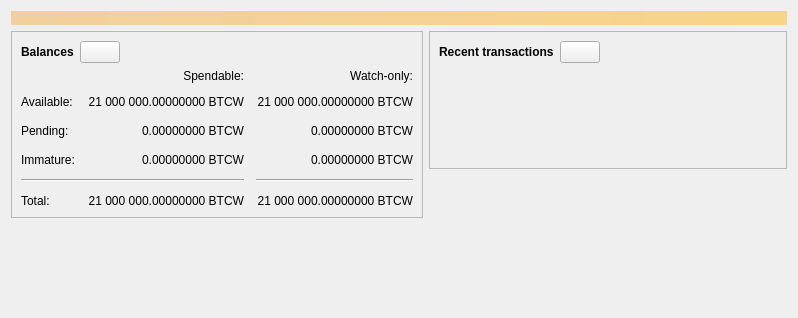
<?xml version="1.0" encoding="UTF-8"?>
<ui version="4.0">
 <class>OverviewPage</class>
 <widget class="QWidget" name="OverviewPage">
  <property name="geometry">
   <rect>
    <x>0</x>
    <y>0</y>
    <width>798</width>
    <height>318</height>
   </rect>
  </property>
  <property name="windowTitle">
   <string>Form</string>
  </property>
  <layout class="QVBoxLayout" name="topLayout">
   <item>
    <widget class="QLabel" name="labelAlerts">
     <property name="visible">
      <bool>false</bool>
     </property>
     <property name="styleSheet">
      <string notr="true">QLabel { background-color: qlineargradient(x1: 0, y1: 0, x2: 1, y2: 0, stop:0 #F0D0A0, stop:1 #F8D488); color:#000000; }</string>
     </property>
     <property name="wordWrap">
      <bool>true</bool>
     </property>
     <property name="margin">
      <number>3</number>
     </property>
     <property name="textInteractionFlags">
      <set>Qt::TextSelectableByMouse</set>
     </property>
    </widget>
   </item>
   <item>
    <layout class="QHBoxLayout" name="horizontalLayout" stretch="1,1">
     <item>
      <layout class="QVBoxLayout" name="verticalLayout_2">
       <item>
        <widget class="QFrame" name="frame">
         <property name="frameShape">
          <enum>QFrame::StyledPanel</enum>
         </property>
         <property name="frameShadow">
          <enum>QFrame::Raised</enum>
         </property>
         <layout class="QVBoxLayout" name="verticalLayout_4">
          <item>
           <layout class="QHBoxLayout" name="horizontalLayout_4">
            <item>
             <widget class="QLabel" name="label_5">
              <property name="font">
               <font>
                <weight>75</weight>
                <bold>true</bold>
               </font>
              </property>
              <property name="text">
               <string>Balances</string>
              </property>
             </widget>
            </item>
            <item>
             <widget class="QPushButton" name="labelWalletStatus">
              <property name="enabled">
               <bool>true</bool>
              </property>
              <property name="maximumSize">
               <size>
                <width>45</width>
                <height>16777215</height>
               </size>
              </property>
              <property name="toolTip">
               <string>The displayed information may be out of date. Your wallet automatically synchronizes with the Bitcoin network after a connection is established, but this process has not completed yet.</string>
              </property>
              <property name="text">
               <string/>
              </property>
              <property name="icon">
               <iconset resource="../bitcoin.qrc">
                <normaloff>:/icons/warning</normaloff>
                <disabledoff>:/icons/warning</disabledoff>:/icons/warning</iconset>
              </property>
              <property name="iconSize">
               <size>
                <width>24</width>
                <height>24</height>
               </size>
              </property>
             </widget>
            </item>
            <item>
             <spacer name="horizontalSpacer_3">
              <property name="orientation">
               <enum>Qt::Horizontal</enum>
              </property>
              <property name="sizeHint" stdset="0">
               <size>
                <width>40</width>
                <height>20</height>
               </size>
              </property>
             </spacer>
            </item>
           </layout>
          </item>
          <item>
           <layout class="QGridLayout" name="gridLayout">
            <property name="spacing">
             <number>12</number>
            </property>
            <item row="2" column="2">
             <widget class="QLabel" name="labelWatchPending">
              <property name="cursor">
               <cursorShape>IBeamCursor</cursorShape>
              </property>
              <property name="toolTip">
               <string>Unconfirmed transactions to watch-only addresses</string>
              </property>
              <property name="text">
               <string notr="true">0.00000000 BTCW</string>
              </property>
              <property name="alignment">
               <set>Qt::AlignRight|Qt::AlignTrailing|Qt::AlignVCenter</set>
              </property>
              <property name="textInteractionFlags">
               <set>Qt::LinksAccessibleByMouse|Qt::TextSelectableByKeyboard|Qt::TextSelectableByMouse</set>
              </property>
             </widget>
            </item>
            <item row="2" column="1">
             <widget class="QLabel" name="labelUnconfirmed">
              <property name="cursor">
               <cursorShape>IBeamCursor</cursorShape>
              </property>
              <property name="toolTip">
               <string>Total of transactions that have yet to be confirmed, and do not yet count toward the spendable balance</string>
              </property>
              <property name="text">
               <string notr="true">0.00000000 BTCW</string>
              </property>
              <property name="alignment">
               <set>Qt::AlignRight|Qt::AlignTrailing|Qt::AlignVCenter</set>
              </property>
              <property name="textInteractionFlags">
               <set>Qt::LinksAccessibleByMouse|Qt::TextSelectableByKeyboard|Qt::TextSelectableByMouse</set>
              </property>
             </widget>
            </item>
            <item row="3" column="2">
             <widget class="QLabel" name="labelWatchImmature">
              <property name="cursor">
               <cursorShape>IBeamCursor</cursorShape>
              </property>
              <property name="toolTip">
               <string>Mined balance in watch-only addresses that has not yet matured</string>
              </property>
              <property name="text">
               <string notr="true">0.00000000 BTCW</string>
              </property>
              <property name="alignment">
               <set>Qt::AlignRight|Qt::AlignTrailing|Qt::AlignVCenter</set>
              </property>
              <property name="textInteractionFlags">
               <set>Qt::LinksAccessibleByMouse|Qt::TextSelectableByKeyboard|Qt::TextSelectableByMouse</set>
              </property>
             </widget>
            </item>
            <item row="4" column="0" colspan="2">
             <widget class="Line" name="line">
              <property name="orientation">
               <enum>Qt::Horizontal</enum>
              </property>
             </widget>
            </item>
            <item row="4" column="2">
             <widget class="Line" name="lineWatchBalance">
              <property name="sizePolicy">
               <sizepolicy hsizetype="Preferred" vsizetype="Fixed">
                <horstretch>0</horstretch>
                <verstretch>0</verstretch>
               </sizepolicy>
              </property>
              <property name="minimumSize">
               <size>
                <width>140</width>
                <height>0</height>
               </size>
              </property>
              <property name="orientation">
               <enum>Qt::Horizontal</enum>
              </property>
             </widget>
            </item>
            <item row="5" column="0">
             <widget class="QLabel" name="labelTotalText">
              <property name="text">
               <string>Total:</string>
              </property>
             </widget>
            </item>
            <item row="3" column="1">
             <widget class="QLabel" name="labelImmature">
              <property name="cursor">
               <cursorShape>IBeamCursor</cursorShape>
              </property>
              <property name="toolTip">
               <string>Mined balance that has not yet matured</string>
              </property>
              <property name="text">
               <string notr="true">0.00000000 BTCW</string>
              </property>
              <property name="alignment">
               <set>Qt::AlignRight|Qt::AlignTrailing|Qt::AlignVCenter</set>
              </property>
              <property name="textInteractionFlags">
               <set>Qt::LinksAccessibleByMouse|Qt::TextSelectableByKeyboard|Qt::TextSelectableByMouse</set>
              </property>
             </widget>
            </item>
            <item row="2" column="3">
             <spacer name="horizontalSpacer_2">
              <property name="orientation">
               <enum>Qt::Horizontal</enum>
              </property>
              <property name="sizeHint" stdset="0">
               <size>
                <width>40</width>
                <height>20</height>
               </size>
              </property>
             </spacer>
            </item>
            <item row="3" column="0">
             <widget class="QLabel" name="labelImmatureText">
              <property name="text">
               <string>Immature:</string>
              </property>
             </widget>
            </item>
            <item row="5" column="1">
             <widget class="QLabel" name="labelTotal">
              <property name="cursor">
               <cursorShape>IBeamCursor</cursorShape>
              </property>
              <property name="toolTip">
               <string>Your current total balance</string>
              </property>
              <property name="text">
               <string notr="true">21 000 000.00000000 BTCW</string>
              </property>
              <property name="alignment">
               <set>Qt::AlignRight|Qt::AlignTrailing|Qt::AlignVCenter</set>
              </property>
              <property name="textInteractionFlags">
               <set>Qt::LinksAccessibleByMouse|Qt::TextSelectableByKeyboard|Qt::TextSelectableByMouse</set>
              </property>
             </widget>
            </item>
            <item row="5" column="2">
             <widget class="QLabel" name="labelWatchTotal">
              <property name="cursor">
               <cursorShape>IBeamCursor</cursorShape>
              </property>
              <property name="toolTip">
               <string>Current total balance in watch-only addresses</string>
              </property>
              <property name="text">
               <string notr="true">21 000 000.00000000 BTCW</string>
              </property>
              <property name="alignment">
               <set>Qt::AlignRight|Qt::AlignTrailing|Qt::AlignVCenter</set>
              </property>
              <property name="textInteractionFlags">
               <set>Qt::LinksAccessibleByMouse|Qt::TextSelectableByKeyboard|Qt::TextSelectableByMouse</set>
              </property>
             </widget>
            </item>
            <item row="0" column="2">
             <widget class="QLabel" name="labelWatchonly">
              <property name="text">
               <string>Watch-only:</string>
              </property>
              <property name="alignment">
               <set>Qt::AlignRight|Qt::AlignTrailing|Qt::AlignVCenter</set>
              </property>
             </widget>
            </item>
            <item row="1" column="0">
             <widget class="QLabel" name="labelBalanceText">
              <property name="text">
               <string>Available:</string>
              </property>
             </widget>
            </item>
            <item row="1" column="1">
             <widget class="QLabel" name="labelBalance">
              <property name="cursor">
               <cursorShape>IBeamCursor</cursorShape>
              </property>
              <property name="toolTip">
               <string>Your current spendable balance</string>
              </property>
              <property name="text">
               <string notr="true">21 000 000.00000000 BTCW</string>
              </property>
              <property name="alignment">
               <set>Qt::AlignRight|Qt::AlignTrailing|Qt::AlignVCenter</set>
              </property>
              <property name="textInteractionFlags">
               <set>Qt::LinksAccessibleByMouse|Qt::TextSelectableByKeyboard|Qt::TextSelectableByMouse</set>
              </property>
             </widget>
            </item>
            <item row="1" column="2">
             <widget class="QLabel" name="labelWatchAvailable">
              <property name="cursor">
               <cursorShape>IBeamCursor</cursorShape>
              </property>
              <property name="toolTip">
               <string>Your current balance in watch-only addresses</string>
              </property>
              <property name="text">
               <string notr="true">21 000 000.00000000 BTCW</string>
              </property>
              <property name="alignment">
               <set>Qt::AlignRight|Qt::AlignTrailing|Qt::AlignVCenter</set>
              </property>
              <property name="textInteractionFlags">
               <set>Qt::LinksAccessibleByMouse|Qt::TextSelectableByKeyboard|Qt::TextSelectableByMouse</set>
              </property>
             </widget>
            </item>
            <item row="2" column="0">
             <widget class="QLabel" name="labelPendingText">
              <property name="text">
               <string>Pending:</string>
              </property>
             </widget>
            </item>
            <item row="0" column="1">
             <widget class="QLabel" name="labelSpendable">
              <property name="text">
               <string>Spendable:</string>
              </property>
              <property name="alignment">
               <set>Qt::AlignRight|Qt::AlignTrailing|Qt::AlignVCenter</set>
              </property>
             </widget>
            </item>
           </layout>
          </item>
         </layout>
        </widget>
       </item>
       <item>
        <spacer name="verticalSpacer">
         <property name="orientation">
          <enum>Qt::Vertical</enum>
         </property>
         <property name="sizeHint" stdset="0">
          <size>
           <width>20</width>
           <height>40</height>
          </size>
         </property>
        </spacer>
       </item>
      </layout>
     </item>
     <item>
      <layout class="QVBoxLayout" name="verticalLayout_3">
       <item>
        <widget class="QFrame" name="frame_2">
         <property name="frameShape">
          <enum>QFrame::StyledPanel</enum>
         </property>
         <property name="frameShadow">
          <enum>QFrame::Raised</enum>
         </property>
         <layout class="QVBoxLayout" name="verticalLayout">
          <item>
           <layout class="QHBoxLayout" name="horizontalLayout_2">
            <item>
             <widget class="QLabel" name="label_4">
              <property name="font">
               <font>
                <weight>75</weight>
                <bold>true</bold>
               </font>
              </property>
              <property name="text">
               <string>Recent transactions</string>
              </property>
             </widget>
            </item>
            <item>
             <widget class="QPushButton" name="labelTransactionsStatus">
              <property name="enabled">
               <bool>true</bool>
              </property>
              <property name="maximumSize">
               <size>
                <width>45</width>
                <height>16777215</height>
               </size>
              </property>
              <property name="toolTip">
               <string>The displayed information may be out of date. Your wallet automatically synchronizes with the Bitcoin network after a connection is established, but this process has not completed yet.</string>
              </property>
              <property name="text">
               <string/>
              </property>
              <property name="icon">
               <iconset resource="../bitcoin.qrc">
                <normaloff>:/icons/warning</normaloff>
                <disabledoff>:/icons/warning</disabledoff>:/icons/warning</iconset>
              </property>
              <property name="iconSize">
               <size>
                <width>24</width>
                <height>24</height>
               </size>
              </property>
             </widget>
            </item>
            <item>
             <spacer name="horizontalSpacer">
              <property name="orientation">
               <enum>Qt::Horizontal</enum>
              </property>
              <property name="sizeHint" stdset="0">
               <size>
                <width>40</width>
                <height>20</height>
               </size>
              </property>
             </spacer>
            </item>
           </layout>
          </item>
          <item>
           <widget class="TransactionOverviewWidget" name="listTransactions">
            <property name="styleSheet">
             <string notr="true">QListView { background: transparent; }</string>
            </property>
            <property name="frameShape">
             <enum>QFrame::NoFrame</enum>
            </property>
            <property name="verticalScrollBarPolicy">
             <enum>Qt::ScrollBarAlwaysOff</enum>
            </property>
            <property name="horizontalScrollBarPolicy">
             <enum>Qt::ScrollBarAlwaysOff</enum>
            </property>
            <property name="sizeAdjustPolicy">
             <enum>QAbstractScrollArea::AdjustToContents</enum>
            </property>
            <property name="selectionMode">
             <enum>QAbstractItemView::NoSelection</enum>
            </property>
            <property name="uniformItemSizes">
             <bool>true</bool>
            </property>
           </widget>
          </item>
         </layout>
        </widget>
       </item>
       <item>
        <spacer name="verticalSpacer_2">
         <property name="orientation">
          <enum>Qt::Vertical</enum>
         </property>
         <property name="sizeHint" stdset="0">
          <size>
           <width>20</width>
           <height>40</height>
          </size>
         </property>
        </spacer>
       </item>
      </layout>
     </item>
    </layout>
   </item>
  </layout>
 </widget>
 <customwidgets>
  <customwidget>
   <class>TransactionOverviewWidget</class>
   <extends>QListView</extends>
   <header>qt/transactionoverviewwidget.h</header>
  </customwidget>
 </customwidgets>
 <resources/>
 <connections/>
</ui>
